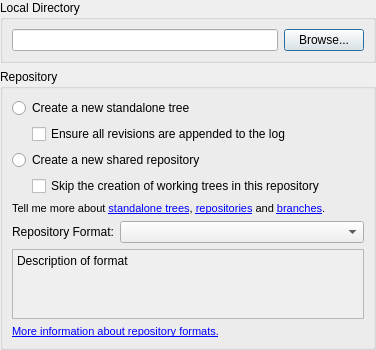
<ui version="4.0" >
 <class>InitForm</class>
 <widget class="QDialog" name="InitForm" >
  <property name="geometry" >
   <rect>
    <x>0</x>
    <y>0</y>
    <width>376</width>
    <height>333</height>
   </rect>
  </property>
  <property name="windowTitle" >
   <string>Dialog</string>
  </property>
  <layout class="QVBoxLayout" name="verticalLayout" >
   <property name="margin" >
    <number>0</number>
   </property>
   <item>
    <widget class="QGroupBox" name="groupBox_3" >
     <property name="title" >
      <string>Local Directory</string>
     </property>
     <layout class="QHBoxLayout" name="horizontalLayout" >
      <item>
       <widget class="QLineEdit" name="location" >
        <property name="sizePolicy" >
         <sizepolicy vsizetype="Fixed" hsizetype="Expanding" >
          <horstretch>1</horstretch>
          <verstretch>0</verstretch>
         </sizepolicy>
        </property>
       </widget>
      </item>
      <item>
       <widget class="QPushButton" name="location_picker" >
        <property name="text" >
         <string>Browse...</string>
        </property>
       </widget>
      </item>
     </layout>
    </widget>
   </item>
   <item>
    <widget class="QGroupBox" name="groupBox" >
     <property name="title" >
      <string>Repository</string>
     </property>
     <layout class="QVBoxLayout" name="verticalLayout_3" >
      <item>
       <widget class="QRadioButton" name="but_init" >
        <property name="text" >
         <string>Create a new standalone tree</string>
        </property>
       </widget>
      </item>
      <item>
       <layout class="QHBoxLayout" name="horizontalLayout_3" >
        <item>
         <spacer name="horizontalSpacer" >
          <property name="orientation" >
           <enum>Qt::Horizontal</enum>
          </property>
          <property name="sizeType" >
           <enum>QSizePolicy::Fixed</enum>
          </property>
          <property name="sizeHint" stdset="0" >
           <size>
            <width>20</width>
            <height>20</height>
           </size>
          </property>
         </spacer>
        </item>
        <item>
         <widget class="QCheckBox" name="but_append_only" >
          <property name="text" >
           <string>Ensure all revisions are appended to the log</string>
          </property>
         </widget>
        </item>
       </layout>
      </item>
      <item>
       <widget class="QRadioButton" name="radioButton_2" >
        <property name="text" >
         <string>Create a new shared repository</string>
        </property>
       </widget>
      </item>
      <item>
       <layout class="QHBoxLayout" name="horizontalLayout_4" >
        <item>
         <spacer name="horizontalSpacer_2" >
          <property name="orientation" >
           <enum>Qt::Horizontal</enum>
          </property>
          <property name="sizeType" >
           <enum>QSizePolicy::Fixed</enum>
          </property>
          <property name="sizeHint" stdset="0" >
           <size>
            <width>20</width>
            <height>20</height>
           </size>
          </property>
         </spacer>
        </item>
        <item>
         <widget class="QCheckBox" name="but_no_trees" >
          <property name="text" >
           <string>Skip the creation of working trees in this repository</string>
          </property>
         </widget>
        </item>
       </layout>
      </item>
      <item>
       <widget class="QLabel" name="link_help" >
        <property name="text" >
         <string>&lt;!DOCTYPE HTML PUBLIC "-//W3C//DTD HTML 4.0//EN" "http://www.w3.org/TR/REC-html40/strict.dtd">
&lt;html>&lt;head>&lt;meta name="qrichtext" content="1" />&lt;style type="text/css">
p, li { white-space: pre-wrap; }
&lt;/style>&lt;/head>&lt;body style=" font-family:'MS Shell Dlg 2'; font-size:8.25pt; font-weight:400; font-style:normal;">
&lt;p style=" margin-top:0px; margin-bottom:0px; margin-left:0px; margin-right:0px; -qt-block-indent:0; text-indent:0px;">Tell me more about &lt;a href="bzrtopic:standalone-trees">&lt;span style=" text-decoration: underline; color:#0000ff;">standalone trees&lt;/span>&lt;/a>, &lt;a href="bzrtopic:repositories">&lt;span style=" text-decoration: underline; color:#0000ff;">repositories&lt;/span>&lt;/a> and &lt;a href="bzrtopic:branches">&lt;span style=" text-decoration: underline; color:#0000ff;">branches&lt;/span>&lt;/a>.&lt;/p>&lt;/body>&lt;/html></string>
        </property>
       </widget>
      </item>
      <item>
       <layout class="QHBoxLayout" name="horizontalLayout_2" >
        <item>
         <widget class="QLabel" name="label" >
          <property name="text" >
           <string>Repository Format:</string>
          </property>
         </widget>
        </item>
        <item>
         <widget class="QComboBox" name="combo_format" >
          <property name="sizePolicy" >
           <sizepolicy vsizetype="Fixed" hsizetype="Preferred" >
            <horstretch>1</horstretch>
            <verstretch>0</verstretch>
           </sizepolicy>
          </property>
         </widget>
        </item>
       </layout>
      </item>
      <item>
       <widget class="QScrollArea" name="scrollArea" >
        <property name="sizePolicy" >
         <sizepolicy vsizetype="Expanding" hsizetype="Expanding" >
          <horstretch>0</horstretch>
          <verstretch>0</verstretch>
         </sizepolicy>
        </property>
        <property name="widgetResizable" >
         <bool>true</bool>
        </property>
        <widget class="QWidget" name="scrollAreaWidgetContents" >
         <property name="geometry" >
          <rect>
           <x>0</x>
           <y>0</y>
           <width>354</width>
           <height>60</height>
          </rect>
         </property>
         <layout class="QVBoxLayout" name="verticalLayout_2" >
          <property name="margin" >
           <number>4</number>
          </property>
          <item>
           <widget class="QLabel" name="format_desc" >
            <property name="text" >
             <string>Description of format</string>
            </property>
            <property name="alignment" >
             <set>Qt::AlignLeading|Qt::AlignLeft|Qt::AlignTop</set>
            </property>
            <property name="wordWrap" >
             <bool>true</bool>
            </property>
           </widget>
          </item>
         </layout>
        </widget>
       </widget>
      </item>
      <item>
       <widget class="QLabel" name="link_help_formats" >
        <property name="text" >
         <string>&lt;!DOCTYPE HTML PUBLIC "-//W3C//DTD HTML 4.0//EN" "http://www.w3.org/TR/REC-html40/strict.dtd">
&lt;html>&lt;head>&lt;meta name="qrichtext" content="1" />&lt;style type="text/css">
p, li { white-space: pre-wrap; }
&lt;/style>&lt;/head>&lt;body style=" font-family:'MS Shell Dlg 2'; font-size:8.25pt; font-weight:400; font-style:normal;">
&lt;p style=" margin-top:0px; margin-bottom:0px; margin-left:0px; margin-right:0px; -qt-block-indent:0; text-indent:0px;">&lt;a href="bzrtopic:formats">&lt;span style=" text-decoration: underline; color:#0000ff;">More information about repository formats.&lt;/span>&lt;/a>&lt;/p>&lt;/body>&lt;/html></string>
        </property>
       </widget>
      </item>
     </layout>
    </widget>
   </item>
  </layout>
  <zorder>groupBox_2</zorder>
  <zorder>groupBox_3</zorder>
  <zorder>stackedWidget</zorder>
  <zorder>groupBox</zorder>
 </widget>
 <resources/>
 <connections/>
</ui>
